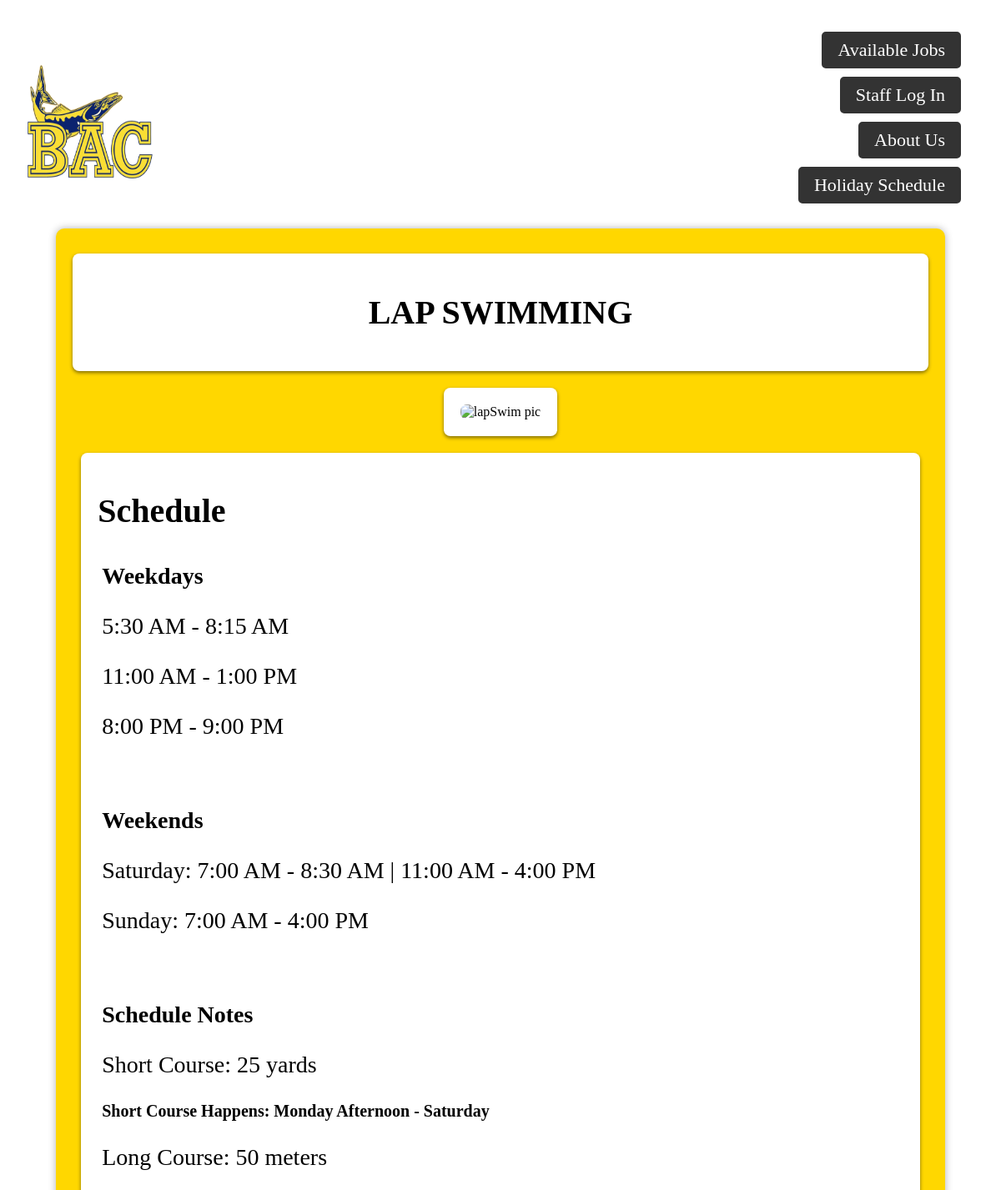
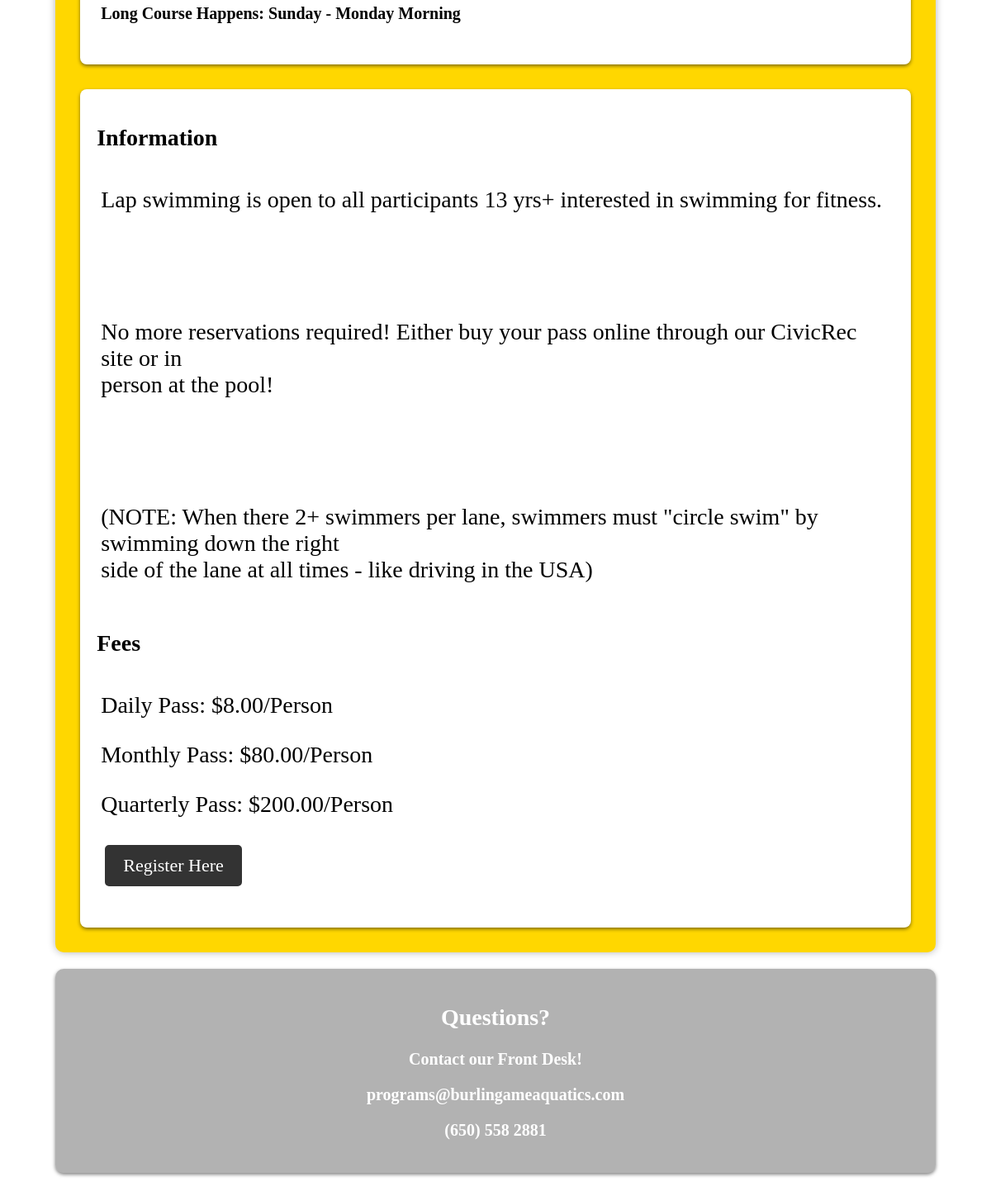
/Lapswim/, run on the app's committed database (2 pictures, top to bottom).
### Lapswim/models.py (models this page shows)
class Schedule(models.Model):
    WEEKDAY_CHOICES = [
        ('Morning', 'Morning'),
        ('Afternoon', 'Afternoon'),
        ('Evening', 'Evening'),
    ]
    urgent = models.TextField(blank=True, null=True)
    weekdays_morning = models.CharField(max_length=255, blank=True, null=True)
    weekdays_afternoon = models.CharField(
        max_length=255, blank=True, null=True)
    weekdays_evening = models.CharField(max_length=255, blank=True, null=True)
    saturday = models.CharField(max_length=255, blank=True, null=True)
    sunday = models.CharField(max_length=255, blank=True, null=True)
    shortCourse_occur = models.CharField(max_length=255, blank=True, null=True)
    longCourse_occur = models.CharField(max_length=255, blank=True, null=True)
    info = models.TextField(blank=True, null=True)
    daily_fee = models.DecimalField(
        max_digits=8, decimal_places=2, blank=True, null=True)
    monthly_fee = models.DecimalField(
        max_digits=8, decimal_places=2, blank=True, null=True)
    quarterly_fee = models.DecimalField(
        max_digits=8, decimal_places=2, blank=True, null=True)

### Lapswim/views.py (the view)
# urls.py: path('', views.index, name='index'),
def index(request):
    schedules = Schedule.objects.all()#need this in all viewing page
    return render(request, 'lapswim/lapswim.html', {'schedules': schedules})

### Lapswim/templates/lapswim/lapswim.html (shortened to what this page needs)
{% load static %}
<!DOCTYPE html>
<html>
<head>
    <link rel="stylesheet" href="{% static 'css/everything2.css' %}">
    <link rel="stylesheet" href="{% static 'css/lapswim/lapswim.css' %}">
</head>
<body id="PG-grid">
    <header class="banner">
        <div id="banner-bin">
            <div id="banner-button">
                <a href="{% url 'index' %}" id="logo">
                    <img src="/static/BAC.png" alt="BAC-logo" id="BAC-logo">
                </a>
            </div>
        </div>
        <div id="staff" style="text-align: right; margin-right: 10px;">
            <div id="addJob">
                <a id="jobDesc" class="custom-link" href="{% url 'aboutus:jobDesc' %}"
                    style="margin-left: 10px;">Available Jobs</a>
            </div>
            <div id="user-login">
                {% if user.is_authenticated %}
                <div class="user-welcome">
                    <form method="post" action="{% url 'logout' %}" class="logout-form">
                        {% csrf_token %}
                        <button type="submit" class="btn btn-logout custom-link">Welcome {{ user.username }}</button>
                    </form>
                    <a href="{% url 'lapswim:edit_schedule' %}" class="btn custom-link" style="margin-top: 10px;">
                        Edit Page
                    </a>
                </div>
                {% else %}
                <a id="login" class="custom-link" href="/login" style="margin-left: 10px;">Staff Log In</a>
                {% endif %}
            </div>
            <div id="about-us">
                <a id="aboutus" class="custom-link" href="{% url 'aboutus:aboutus' %}" style="margin-left: 10px;">About
                    Us</a>
            </div>
            <div id = holiday>
                <a id="holiday" class="custom-link" href="{% url 'holiday:holiday_view' %}">Holiday Schedule</a>
            </div>
        </div>
    </header>
    <div class="PG-content">
        <div id="title" class="box">
            <div class="title-box">
                <h1>LAP SWIMMING</h1>
            </div>
        </div>
        <div id="pic" class="box">
            <img src="/static/lapswim2.png" alt="lapSwim pic" id="lapSwimpic" style=" width: 100%;
            height: auto;
            display: block;
            margin: 0 auto;">
        </div>
        <div style="@media screen and (min-width: 768px) {
            .desktop-only {
                display: flex;
                flex-direction: column;
                align-items: center;
                justify-content: center;
                padding: 20px;
            }
        }">
            <div id="top">
                <div id="scheduleInfo" class="box">
                    <h1>Schedule</h1>
                    <div id="schedule">
                        <div id="weekdays" class="schedule-card">
                            <h2>Weekdays</h2>
                            <p>{{ schedules.first.weekdays_morning }}</p>
                            <p>{{ schedules.first.weekdays_afternoon }}</p>
                            <p>{{ schedules.first.weekdays_evening }}</p>
                        </div>
                        <div id="weekend" class="schedule-card">
                            <h2>Weekends</h2>
                            <p>Saturday: {{ schedules.first.saturday }}</p>
                            <p>Sunday: {{ schedules.first.sunday }}</p>
                        </div>
                        <div id="scheduleNotes" class="schedule-card">
                            <h2>Schedule Notes</h2>
                            <p>Short Course: 25 yards</p>
                            <h3>Short Course Happens: {{ schedules.first.shortCourse_occur }}</h3>
                            <p>Long Course: 50 meters</p>
                            <h3>Long Course Happens: {{ schedules.first.longCourse_occur }}</h3>
                        </div>
                    </div>
                </div>
            </div>
            <div id="desc" class="box">
                <h2>Information</h2>
                <div id="card" class="schedule-card">
                    <p>{{ schedules.first.info |linebreaksbr }}</p>
                </div>
                <h2>Fees</h2>
                <div id="card" class="schedule-card">
                    {% if schedules.first.daily_fee %}
                    <p>Daily Pass: ${{ schedules.first.daily_fee }}/Person</p>
                    {%endif%}
                    {% if schedules.first.monthly_fee %}
                    <p>Monthly Pass: ${{ schedules.first.monthly_fee }}/Person</p>
                    {%endif%}
                    {% if schedules.first.quarterly_fee %}
                    <p>Quarterly Pass: ${{ schedules.first.quarterly_fee }}/Person</p>
                    {%endif%}
                    <a id="Register" class="custom-link"
                        href="https://secure.rec1.com/CA/burlingame-aquatics-ca/catalog">Register Here</a>
                </div>
            </div>
        </div>
    </div>
    <footer class="footer">
        <div id="foot">
            <h2>Questions?</h2>
            <h3>Contact our Front Desk!</h3>
            <h3>programs@burlingameaquatics.com</h3>
            <h3>(650) 558 2881</h3>
        </div>
    </footer>
</body>
</html>

### static/css/everything2.css (style rules this page uses)
h1 { font-size: 40px; font-family: Tahoma; }
h2, p { font-size: 28px; }
h3, li { font-size: 20px; }
#PG-grid { display: grid; grid-template-columns: 4fr; grid-template-rows: auto auto auto; grid-template-areas: "banner" "PG-content" "footer"; }
#banner-bin { display: grid; grid-template-columns: 40px auto auto auto; grid-template-areas: "banner-button sponsor . staff"; column-gap: 10px; }
#banner-button { display: grid; grid-template-columns: auto auto; grid-template-areas: "logo social-box"; column-gap: 0.5px; }
#staff { grid-area: staff; align-self: center; }
.banner { padding: 25px; width: auto; display: flex; justify-content: space-between; align-items: center; }
.banner a { margin-right: 10px; }
.banner img { width: 50px; height: 50px; }
#BAC-logo { width: 150px; height: 150px; }
#staff .custom-link { display: inline-block; padding: 7px 17px; margin: 5px; border: 2px solid #333; border-radius: 5px; background-color: #333; color: #fff; text-decoration: none; transition: background-color 0.3s ease-in-out; font-size: 22px; }
.custom-link { display: inline-block; padding: 10px 20px; margin: 5px; border: 2px solid #333; border-radius: 5px; background-color: #333; color: #fff; text-decoration: none; transition: background-color 0.3s ease-in-out; font-size: 22px; }
#title { text-align: center; padding: 20px 0; font-size: 20px; width: 100%; }
.box { flex: 1; background-color: #fff; box-shadow: 0 2px 4px rgba(0, 0, 0, 0.5); padding: 20px; margin: 10px; border-radius: 8px; }
.PG-content { position: relative; display: flex; flex-direction: column; align-items: center; justify-content: center; width: 90%; padding: 20px; border-radius: 10px; box-shadow: 0 0 10px rgba(0, 0, 0, 0.3); margin: auto; }
.footer { position: relative; background-color: rgba(0, 0, 0, 0.3); padding: 20px; border-radius: 10px; margin: 20px auto; width: 90%; max-width: 8000px; box-shadow: 0 2px 4px rgba(0, 0, 0, 0.5); backdrop-filter: blur(10px); }
#foot { text-align: center; color: white; }

### static/css/lapswim/lapswim.css (style rules this page uses)
* { box-sizing: border-box; }
.PG-content { background-color: gold; }
#top { display: flex; flex-wrap: wrap; justify-content: space-between; margin-bottom: 20px; width: auto; column-gap: 0px; background-color: transparent; }
#scheduleInfo h1 { margin-bottom: 10px; }
.schedule-card h2 { margin-bottom: 10px; }
.schedule-card h3 { margin-bottom: 5px; }
.schedule-card { padding: 5px; margin-bottom: 20px; }
#pic img { max-width: 100%; height: 100%; border-radius: 8px; }
#desc h2 { margin-bottom: 10px; }

### data on the page
Schedule: first.weekdays_morning "5:30 AM - 8:15 AM", first.weekdays_afternoon "11:00 AM - 1:00 PM", first.weekdays_evening "8:00 PM - 9:00 PM", first.saturday "7:00 AM - 8:30 AM | 11:00 AM - 4:00 PM", first.sunday "7:00 AM - 4:00 PM", first.shortCourse_occur "Monday Afternoon - Saturday", first.longCourse_occur "Sunday - Monday Morning", first.info "Lap swimming is open to all participants 13 yrs+ interested in swimming for fitness. No more reservations required! Either buy your pass online through our CivicRec site or in person at the pool! (NOTE: When there 2+ swimmers per lane, swimmers must \"circle swim\" by swimming down the right side of the lane at all times - like driving in the USA)", first.daily_fee "8.00", first.monthly_fee "80.00", first.quarterly_fee "200.00"
